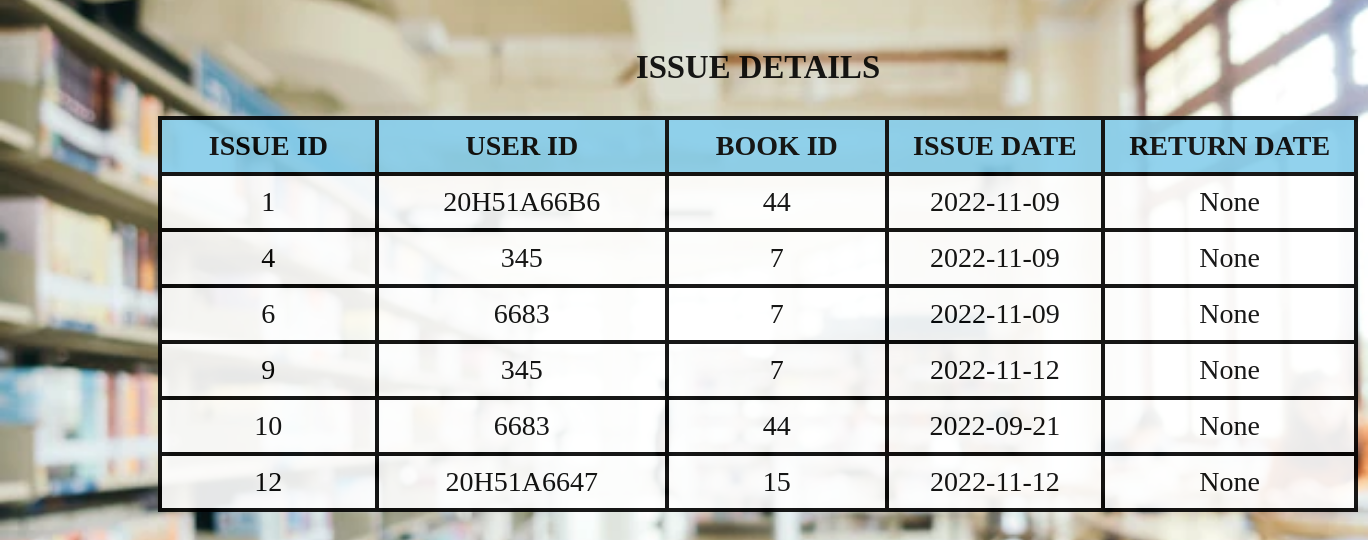
Page /issues on the committed database.
### tables this page shows
CREATE TABLE ISSUE(
 	'ISSUE ID' integer PRIMARY key AUTOINCREMENT,
  	"USER ID" text NOT NULL,
  	"BOOK ID" text NOT NULL,
  	"ISSUE DATE" date
  , RETURN DATE date);

### app.py (the view)
@app.route('/issues')
def issue_list():
    issues=run_query('select * from issue;')
    return render_template('issue list.html', issues = issues,fields=issue['keys'])

### lib.py (called while the page is built)
def run_query(cmd):
    with connect ('sqlite.db') as con:
        cur=con.cursor()
        cur.execute(cmd)
        con.commit()
        return cur.fetchall()

### templates/issue list.html (shortened to what this page needs)
<!DOCTYPE html>
<html lang="en" dir="ltr">
  <head>
    <link rel="stylesheet" href="static/style1.css">
  </head>
    <body>
        <div class ="table" >
            <table align="center" style="width:200%">
                <caption><h3>ISSUE DETAILS</h3></caption>
            <tr>
              {% for field in fields %}
              <th bgcolor="#87CEEB">{{field}}</th>
              {% endfor %}
            </tr>
            {% for issue in issues %}
            <tr>
              {% for col in issue %}
              <td bgcolor="white">{{col}}</td>
              {% endfor %}
            </tr>
            {% endfor %}
          </table>
        </div>
    </body>
</html>

### static/style1.css (style rules this page uses)
body { line-height:1; background-image:url("admin.webp"); background-attachment: fixed; background-position: center; background-size: cover; }
.table { font-size: 28px; height:400px; width:600px; border-collapse: collapse; }

### templates/issue list.html (style rules this page uses)
table { position: relative; left:150px; top:10px; align-content: center; border: 4px solid black; width:350px; height: 250px; border-collapse: collapse; opacity: 0.9; }
th { align-content: center; border: 4px solid black; width:4000px; height: 50px; text-align: center; }
td { border: 4px solid black; height: 50px; width:700px; text-align: center; }

### rows in the picture
ISSUE: issue "1" "None", USER ID "20H51A66B6", BOOK ID "44", ISSUE DATE "2022-11-09"
ISSUE: issue "4" "7" "None", USER ID "345", ISSUE DATE "2022-11-09"
ISSUE: issue "6" "7" "None", USER ID "6683", ISSUE DATE "2022-11-09"
ISSUE: issue "9" "7" "None", USER ID "345", ISSUE DATE "2022-11-12"
ISSUE: issue "10" "None", USER ID "6683", BOOK ID "44", ISSUE DATE "2022-09-21"
ISSUE: issue "12" "None", USER ID "20H51A6647", BOOK ID "15", ISSUE DATE "2022-11-12"

### other values in the picture
{{ field }} "ISSUE ID" "USER ID" "BOOK ID" "ISSUE DATE" "RETURN DATE"
